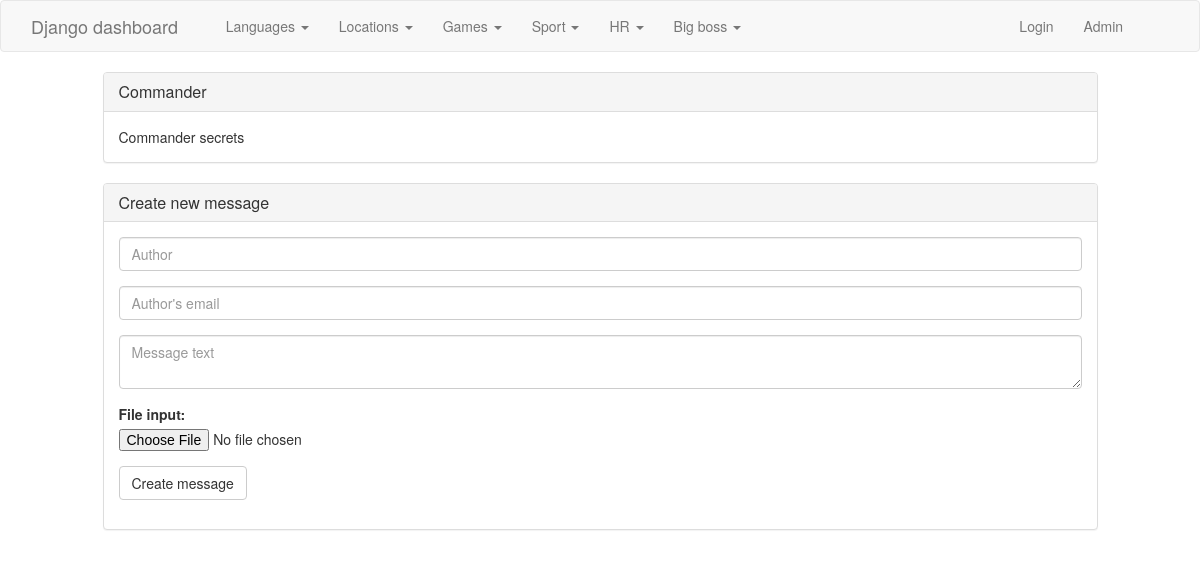
/topic/1/, run on an earlier commit of the app's database.
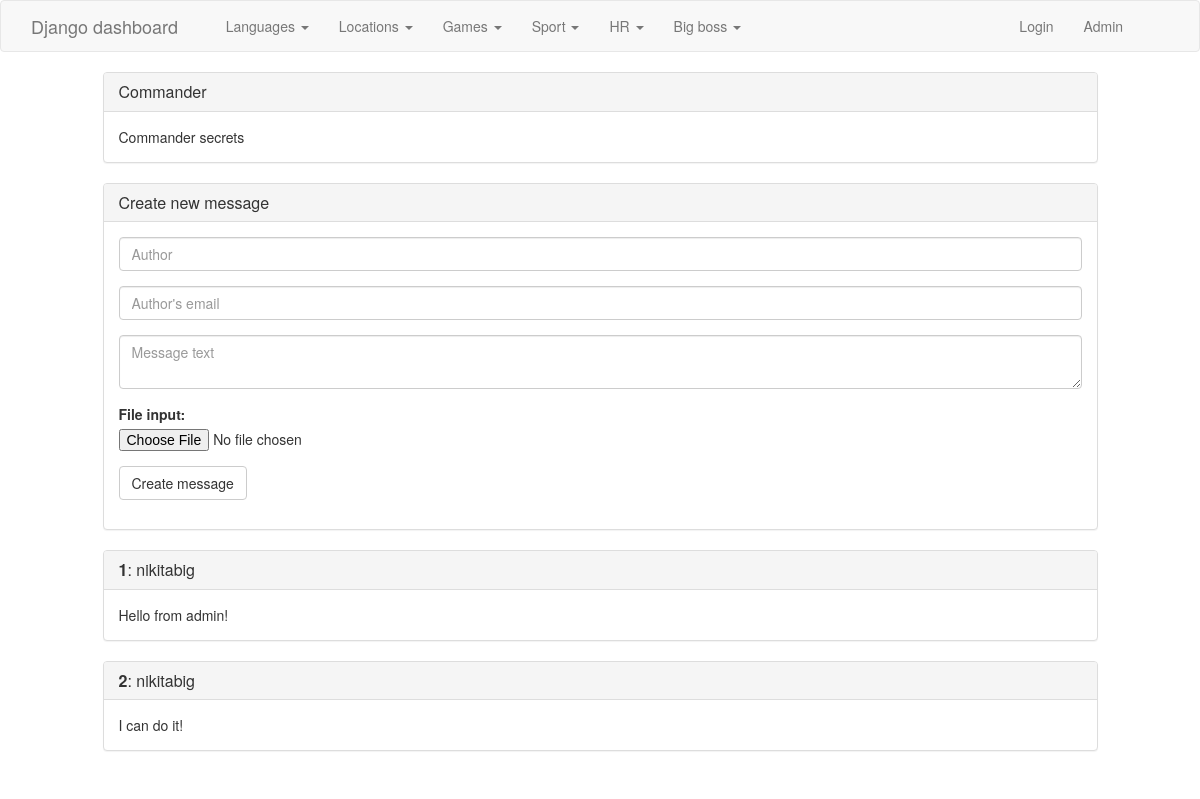
And on a later commit of the database.
### simple_blog/models.py (models this page shows, shortened)
@python_2_unicode_compatible
class Category(models.Model):
    class Meta:
        verbose_name_plural = 'categories'
    name = models.CharField(max_length=255)
    protected = models.BooleanField(default=False)
    pub_date = models.DateTimeField('publish date', auto_now_add=True)
    def __str__(self):
        return self.name

@python_2_unicode_compatible
class Message(models.Model):
    topic = models.ForeignKey(Topic, on_delete=models.CASCADE)
    author = models.CharField(max_length=255)
    email = models.CharField(max_length=255)
    text = models.TextField()
    docfile = models.FileField(upload_to='messages/', null=True)
    pub_date = models.DateTimeField('publish date', auto_now_add=True)

### simple_blog/views.py (the view)
# urls.py: url(r'^topic/(?P<topic_id>[0-9]+)/$', views.topic, name='topic'),
def topic(request, topic_id):
    topic = get_object_or_404(Topic, pk=topic_id)
    if topic.subcategory.category.protected and (not request.user.is_authenticated()):
        messages.error(request, 'You need to be logged in to have access to private topic.')
        return HttpResponseRedirect(reverse('index', args=()))
    return render(request, 'dashboard/topic.html', {'topic': topic})

### simple_blog/models.py (called while the page is built)
    def __str__(self):
        return self.name

### simple_blog/templatetags/helpers.py (called while the page is built)
@register.inclusion_tag('includes/category_nav.html')
def category_nav():
    categories = Category.objects.order_by('-pub_date')
    return {'categories': categories}

@register.inclusion_tag('includes/image_check.html')
def image_check(image):
    if image:
        img_path = image.url
        file_type = imghdr.what(image.path)
        if file_type == 'png' or file_type == 'jpeg' or file_type == 'gif' or file_type == 'jpg':
            return {'image': img_path}
    return {'image': None}

### simple_blog/templates/dashboard/topic.html (shortened to what this page needs)
{% load helpers %}
<html>
  <head>
    {% include 'includes/headers.html' %}
  </head>
  <body>
    {% include 'includes/nav.html' %}
    <div class="row">
      <div class="col-md-offset-1 col-md-10">
        <div class="row">
            <div class="col-md-12">
              <div class="panel panel-default">
                <div class="panel-heading">
                  <h3 class="panel-title">{{ topic.name }}</h3>
                </div>
                <div class="panel-body">
                  {{ topic.description }}
                </div>
              </div>
            </div>
        </div>
        <div class="row">
          <div class="col-md-12">
            <div class="panel panel-default">
              <div class="panel-heading">
                <h3 class="panel-title">Create new message</h3>
              </div>
              <div class="panel-body">
                <form method="post" action="{% url 'new_message' topic.id %}" enctype="multipart/form-data">
                  <div class="form-group">
                    <input type="text" class="form-control" name="author" placeholder="Author" {% if user.is_authenticated %} value="{{ user.username }}" readonly="true" {% endif %}>
                  </div>
                  <div class="form-group">
                    <input type="email" class="form-control" name="email" placeholder="Author's email" {% if user.is_authenticated %} value="{{ user.email }}" readonly="true" {% endif %}>
                  </div>
                  <div class="form-group">
                    <textarea type="text" class="form-control" name="text" rows="2" placeholder="Message text" required="true"></textarea>
                  </div>
                  <div class="form-group">
                    <label for="docfile">File input: </label>
                    <input type="file" name="docfile">
                  </div>
                  <button type="submit" class="btn btn-default">Create message</button>
                </form>
              </div>
            </div>
          </div>
        </div>
        <div class="row">
          {% for message in topic.message_set.all %}
            <div class="col-md-12">
              <div class="panel panel-default">
                <div class="panel-heading">
                  <h3 class="panel-title">
                    <strong>{{forloop.counter}}</strong>:
                    {% if message.author %}
                      {{ message.author }}
                    {% else %}
                      Anonymous
                    {% endif %}
                  </h3>
                </div>
                <div class="panel-body">
                  {{ message.text }}
                </div>
              </div>
            </div>
          {% endfor %}
        </div>
      </div>
    </div>
  </body>
</html>

### simple_blog/templates/includes/category_nav.html (shortened to what this page needs)
<ul class="nav navbar-nav">
  {% for category in categories %}
  <li class="dropdown">
    <a href="#" class="dropdown-toggle" data-toggle="dropdown" role="button" aria-haspopup="true" aria-expanded="false">{{ category }} <span class="caret"></span></a>
  </li>
  {% endfor %}
</ul>

What changed in the data, as far as the page shows it:
added Message: author "nikitabig", text "Hello from admin!"
added Message: author "nikitabig", text "I can do it!"
